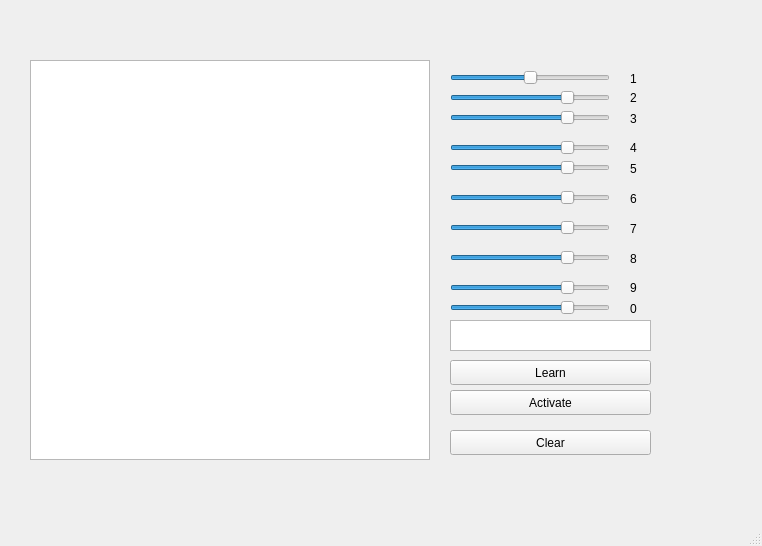
<?xml version="1.0" encoding="UTF-8"?>
<ui version="4.0">
 <class>MainWindow</class>
 <widget class="QMainWindow" name="MainWindow">
  <property name="geometry">
   <rect>
    <x>0</x>
    <y>0</y>
    <width>762</width>
    <height>546</height>
   </rect>
  </property>
  <property name="windowTitle">
   <string>MainWindow</string>
  </property>
  <widget class="QWidget" name="centralwidget">
   <widget class="QPushButton" name="pushButton">
    <property name="geometry">
     <rect>
      <x>450</x>
      <y>430</y>
      <width>201</width>
      <height>25</height>
     </rect>
    </property>
    <property name="text">
     <string>Clear</string>
    </property>
   </widget>
   <widget class="QPushButton" name="pushButton_2">
    <property name="geometry">
     <rect>
      <x>450</x>
      <y>360</y>
      <width>201</width>
      <height>25</height>
     </rect>
    </property>
    <property name="text">
     <string>Learn</string>
    </property>
   </widget>
   <widget class="QGraphicsView" name="graphicsView">
    <property name="geometry">
     <rect>
      <x>30</x>
      <y>60</y>
      <width>400</width>
      <height>400</height>
     </rect>
    </property>
   </widget>
   <widget class="QSlider" name="horizontalSlider">
    <property name="geometry">
     <rect>
      <x>450</x>
      <y>70</y>
      <width>160</width>
      <height>16</height>
     </rect>
    </property>
    <property name="value">
     <number>50</number>
    </property>
    <property name="orientation">
     <enum>Qt::Horizontal</enum>
    </property>
   </widget>
   <widget class="QSlider" name="horizontalSlider_2">
    <property name="geometry">
     <rect>
      <x>450</x>
      <y>90</y>
      <width>160</width>
      <height>16</height>
     </rect>
    </property>
    <property name="value">
     <number>75</number>
    </property>
    <property name="orientation">
     <enum>Qt::Horizontal</enum>
    </property>
   </widget>
   <widget class="QSlider" name="horizontalSlider_3">
    <property name="geometry">
     <rect>
      <x>450</x>
      <y>110</y>
      <width>160</width>
      <height>16</height>
     </rect>
    </property>
    <property name="value">
     <number>75</number>
    </property>
    <property name="orientation">
     <enum>Qt::Horizontal</enum>
    </property>
   </widget>
   <widget class="QSlider" name="horizontalSlider_4">
    <property name="geometry">
     <rect>
      <x>450</x>
      <y>140</y>
      <width>160</width>
      <height>16</height>
     </rect>
    </property>
    <property name="value">
     <number>75</number>
    </property>
    <property name="orientation">
     <enum>Qt::Horizontal</enum>
    </property>
   </widget>
   <widget class="QSlider" name="horizontalSlider_5">
    <property name="geometry">
     <rect>
      <x>450</x>
      <y>160</y>
      <width>160</width>
      <height>16</height>
     </rect>
    </property>
    <property name="value">
     <number>75</number>
    </property>
    <property name="orientation">
     <enum>Qt::Horizontal</enum>
    </property>
   </widget>
   <widget class="QSlider" name="horizontalSlider_6">
    <property name="geometry">
     <rect>
      <x>450</x>
      <y>190</y>
      <width>160</width>
      <height>16</height>
     </rect>
    </property>
    <property name="value">
     <number>75</number>
    </property>
    <property name="orientation">
     <enum>Qt::Horizontal</enum>
    </property>
   </widget>
   <widget class="QSlider" name="horizontalSlider_7">
    <property name="geometry">
     <rect>
      <x>450</x>
      <y>220</y>
      <width>160</width>
      <height>16</height>
     </rect>
    </property>
    <property name="value">
     <number>75</number>
    </property>
    <property name="orientation">
     <enum>Qt::Horizontal</enum>
    </property>
   </widget>
   <widget class="QSlider" name="horizontalSlider_8">
    <property name="geometry">
     <rect>
      <x>450</x>
      <y>250</y>
      <width>160</width>
      <height>16</height>
     </rect>
    </property>
    <property name="value">
     <number>75</number>
    </property>
    <property name="orientation">
     <enum>Qt::Horizontal</enum>
    </property>
   </widget>
   <widget class="QSlider" name="horizontalSlider_9">
    <property name="geometry">
     <rect>
      <x>450</x>
      <y>280</y>
      <width>160</width>
      <height>16</height>
     </rect>
    </property>
    <property name="value">
     <number>75</number>
    </property>
    <property name="orientation">
     <enum>Qt::Horizontal</enum>
    </property>
   </widget>
   <widget class="QSlider" name="horizontalSlider_10">
    <property name="geometry">
     <rect>
      <x>450</x>
      <y>300</y>
      <width>160</width>
      <height>16</height>
     </rect>
    </property>
    <property name="value">
     <number>75</number>
    </property>
    <property name="orientation">
     <enum>Qt::Horizontal</enum>
    </property>
   </widget>
   <widget class="QLabel" name="label">
    <property name="geometry">
     <rect>
      <x>630</x>
      <y>70</y>
      <width>67</width>
      <height>17</height>
     </rect>
    </property>
    <property name="text">
     <string>1</string>
    </property>
   </widget>
   <widget class="QLabel" name="label_2">
    <property name="geometry">
     <rect>
      <x>630</x>
      <y>90</y>
      <width>67</width>
      <height>16</height>
     </rect>
    </property>
    <property name="text">
     <string>2</string>
    </property>
   </widget>
   <widget class="QLabel" name="label_3">
    <property name="geometry">
     <rect>
      <x>630</x>
      <y>110</y>
      <width>67</width>
      <height>17</height>
     </rect>
    </property>
    <property name="text">
     <string>3</string>
    </property>
   </widget>
   <widget class="QLabel" name="label_4">
    <property name="geometry">
     <rect>
      <x>630</x>
      <y>140</y>
      <width>67</width>
      <height>16</height>
     </rect>
    </property>
    <property name="text">
     <string>4</string>
    </property>
   </widget>
   <widget class="QLabel" name="label_5">
    <property name="geometry">
     <rect>
      <x>630</x>
      <y>160</y>
      <width>67</width>
      <height>17</height>
     </rect>
    </property>
    <property name="text">
     <string>5</string>
    </property>
   </widget>
   <widget class="QLabel" name="label_6">
    <property name="geometry">
     <rect>
      <x>630</x>
      <y>190</y>
      <width>67</width>
      <height>17</height>
     </rect>
    </property>
    <property name="text">
     <string>6</string>
    </property>
   </widget>
   <widget class="QLabel" name="label_7">
    <property name="geometry">
     <rect>
      <x>630</x>
      <y>220</y>
      <width>67</width>
      <height>17</height>
     </rect>
    </property>
    <property name="text">
     <string>7</string>
    </property>
   </widget>
   <widget class="QLabel" name="label_8">
    <property name="geometry">
     <rect>
      <x>630</x>
      <y>250</y>
      <width>67</width>
      <height>17</height>
     </rect>
    </property>
    <property name="text">
     <string>8</string>
    </property>
   </widget>
   <widget class="QLabel" name="label_9">
    <property name="geometry">
     <rect>
      <x>630</x>
      <y>280</y>
      <width>67</width>
      <height>16</height>
     </rect>
    </property>
    <property name="text">
     <string>9</string>
    </property>
   </widget>
   <widget class="QLabel" name="label_10">
    <property name="geometry">
     <rect>
      <x>630</x>
      <y>300</y>
      <width>67</width>
      <height>17</height>
     </rect>
    </property>
    <property name="text">
     <string>0</string>
    </property>
   </widget>
   <widget class="QTextEdit" name="textEdit">
    <property name="geometry">
     <rect>
      <x>450</x>
      <y>320</y>
      <width>201</width>
      <height>31</height>
     </rect>
    </property>
   </widget>
   <widget class="QPushButton" name="pushButton_3">
    <property name="geometry">
     <rect>
      <x>450</x>
      <y>390</y>
      <width>201</width>
      <height>25</height>
     </rect>
    </property>
    <property name="text">
     <string>Activate</string>
    </property>
   </widget>
  </widget>
  <widget class="QMenuBar" name="menubar">
   <property name="geometry">
    <rect>
     <x>0</x>
     <y>0</y>
     <width>762</width>
     <height>22</height>
    </rect>
   </property>
  </widget>
  <widget class="QStatusBar" name="statusbar"/>
 </widget>
 <resources/>
 <connections/>
</ui>
